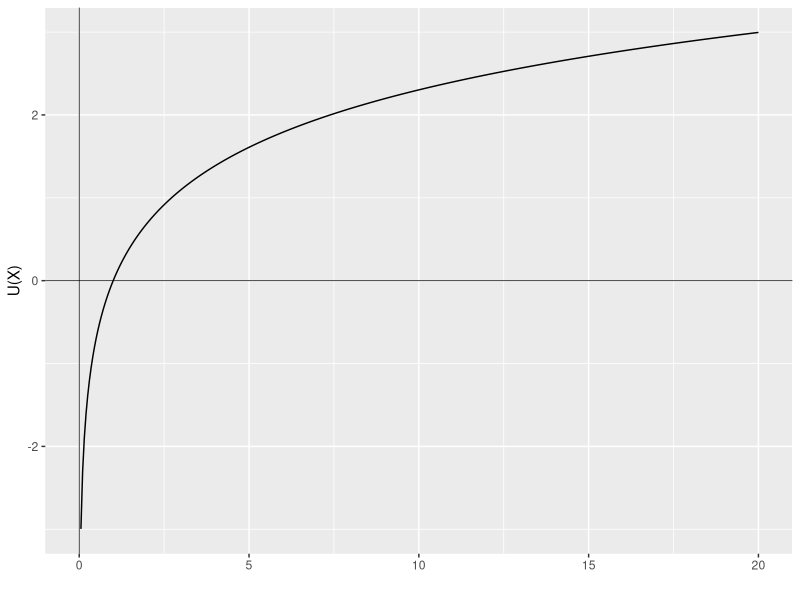
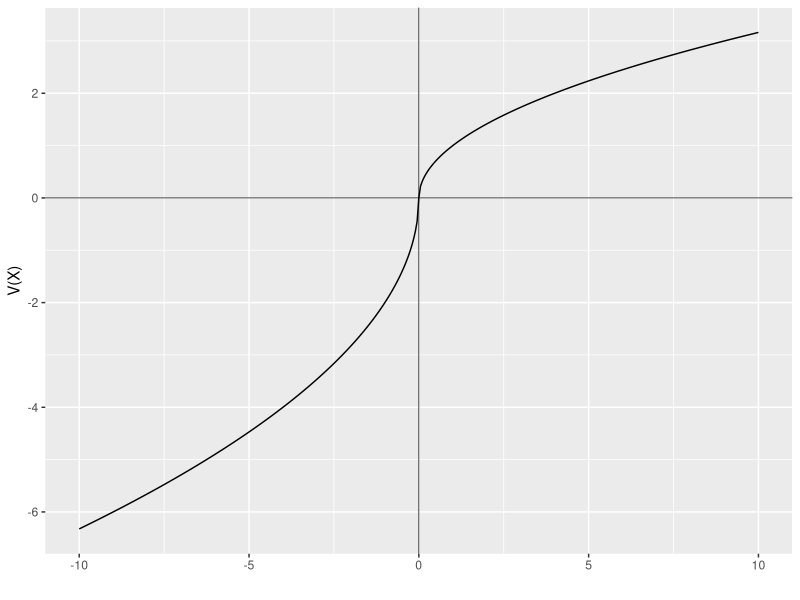

These charts were generated, in order, by the following R code:
## ---- chunk 1
library(ggplot2)
df <- data.frame(
  x = seq(0.05,20,0.05),
  y=NA
)
df$y <- log(df$x)

ggplot(mapping = aes(x, y))+
  geom_line(data = df)+ 
  geom_vline(xintercept = 0, size=0.25)+ 
  geom_hline(yintercept = 0, size=0.25)+
  labs(x = "", y = "U(X)")
## ---- chunk 2
loss_fun <- function(x){
  -2*(-x)^0.5
}
gain_fun <- function(x){
  x^0.5
}

loss <- data.frame(
  x=seq(-10,0,0.05),
  y=NA
  )
loss$y <- loss_fun(loss$x)

gain <- data.frame(
  x=seq(0,10,0.05),
  y=NA
  )
gain$y <- gain_fun(gain$x)

ggplot(mapping = aes(x, y)) +
  geom_line(data = loss) +
  geom_line(data = gain) + 
  geom_vline(xintercept = 0, size=0.25)+ 
  geom_hline(yintercept = 0, size=0.25)+
  labs(x = "", y = "V(X)")
